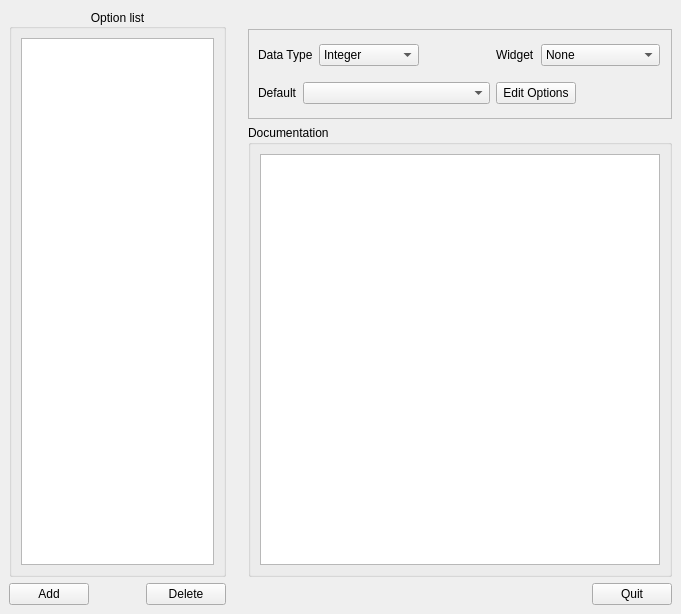
<ui version="4.0" >
 <author></author>
 <comment></comment>
 <exportmacro></exportmacro>
 <class>OptionDatabaseForm</class>
 <widget class="QWidget" name="OptionDatabaseForm" >
  <property name="geometry" >
   <rect>
    <x>0</x>
    <y>0</y>
    <width>681</width>
    <height>566</height>
   </rect>
  </property>
  <property name="sizePolicy" >
   <sizepolicy>
    <hsizetype>0</hsizetype>
    <vsizetype>0</vsizetype>
    <horstretch>0</horstretch>
    <verstretch>0</verstretch>
   </sizepolicy>
  </property>
  <property name="windowTitle" >
   <string>Form</string>
  </property>
  <layout class="QHBoxLayout" >
   <property name="margin" >
    <number>9</number>
   </property>
   <property name="spacing" >
    <number>6</number>
   </property>
   <item>
    <layout class="QVBoxLayout" >
     <property name="margin" >
      <number>0</number>
     </property>
     <property name="spacing" >
      <number>6</number>
     </property>
     <item>
      <widget class="QGroupBox" name="groupBox_2" >
       <property name="sizePolicy" >
        <sizepolicy>
         <hsizetype>7</hsizetype>
         <vsizetype>7</vsizetype>
         <horstretch>1</horstretch>
         <verstretch>1</verstretch>
        </sizepolicy>
       </property>
       <property name="title" >
        <string>Option list</string>
       </property>
       <property name="alignment" >
        <set>Qt::AlignCenter</set>
       </property>
       <layout class="QVBoxLayout" >
        <property name="margin" >
         <number>9</number>
        </property>
        <property name="spacing" >
         <number>6</number>
        </property>
        <item>
         <widget class="QListWidget" name="optionList" >
          <property name="sizePolicy" >
           <sizepolicy>
            <hsizetype>7</hsizetype>
            <vsizetype>7</vsizetype>
            <horstretch>1</horstretch>
            <verstretch>0</verstretch>
           </sizepolicy>
          </property>
          <property name="minimumSize" >
           <size>
            <width>0</width>
            <height>20</height>
           </size>
          </property>
         </widget>
        </item>
       </layout>
      </widget>
     </item>
     <item>
      <layout class="QHBoxLayout" >
       <property name="margin" >
        <number>0</number>
       </property>
       <property name="spacing" >
        <number>6</number>
       </property>
       <item>
        <widget class="QPushButton" name="addButton" >
         <property name="text" >
          <string>Add</string>
         </property>
        </widget>
       </item>
       <item>
        <spacer>
         <property name="orientation" >
          <enum>Qt::Horizontal</enum>
         </property>
         <property name="sizeHint" >
          <size>
           <width>40</width>
           <height>20</height>
          </size>
         </property>
        </spacer>
       </item>
       <item>
        <widget class="QPushButton" name="deleteButton" >
         <property name="text" >
          <string>Delete</string>
         </property>
        </widget>
       </item>
      </layout>
     </item>
    </layout>
   </item>
   <item>
    <spacer>
     <property name="orientation" >
      <enum>Qt::Horizontal</enum>
     </property>
     <property name="sizeType" >
      <enum>QSizePolicy::Fixed</enum>
     </property>
     <property name="sizeHint" >
      <size>
       <width>16</width>
       <height>596</height>
      </size>
     </property>
    </spacer>
   </item>
   <item>
    <layout class="QVBoxLayout" >
     <property name="margin" >
      <number>0</number>
     </property>
     <property name="spacing" >
      <number>6</number>
     </property>
     <item>
      <spacer>
       <property name="orientation" >
        <enum>Qt::Vertical</enum>
       </property>
       <property name="sizeHint" >
        <size>
         <width>424</width>
         <height>20</height>
        </size>
       </property>
      </spacer>
     </item>
     <item>
      <widget class="QFrame" name="frame" >
       <property name="frameShape" >
        <enum>QFrame::StyledPanel</enum>
       </property>
       <property name="frameShadow" >
        <enum>QFrame::Sunken</enum>
       </property>
       <layout class="QHBoxLayout" >
        <property name="margin" >
         <number>9</number>
        </property>
        <property name="spacing" >
         <number>6</number>
        </property>
        <item>
         <layout class="QGridLayout" >
          <property name="margin" >
           <number>0</number>
          </property>
          <property name="spacing" >
           <number>6</number>
          </property>
          <item row="0" column="0" >
           <layout class="QHBoxLayout" >
            <property name="margin" >
             <number>0</number>
            </property>
            <property name="spacing" >
             <number>6</number>
            </property>
            <item>
             <widget class="QLabel" name="label" >
              <property name="text" >
               <string>Data Type</string>
              </property>
             </widget>
            </item>
            <item>
             <widget class="QComboBox" name="typeCombo" >
              <property name="sizePolicy" >
               <sizepolicy>
                <hsizetype>3</hsizetype>
                <vsizetype>0</vsizetype>
                <horstretch>0</horstretch>
                <verstretch>0</verstretch>
               </sizepolicy>
              </property>
              <property name="minimumSize" >
               <size>
                <width>100</width>
                <height>0</height>
               </size>
              </property>
              <item>
               <property name="text" >
                <string>Integer</string>
               </property>
              </item>
              <item>
               <property name="text" >
                <string>Logical</string>
               </property>
              </item>
              <item>
               <property name="text" >
                <string>String</string>
               </property>
              </item>
              <item>
               <property name="text" >
                <string>Real</string>
               </property>
              </item>
              <item>
               <property name="text" >
                <string>Array</string>
               </property>
              </item>
             </widget>
            </item>
            <item>
             <spacer>
              <property name="orientation" >
               <enum>Qt::Horizontal</enum>
              </property>
              <property name="sizeType" >
               <enum>QSizePolicy::Expanding</enum>
              </property>
              <property name="sizeHint" >
               <size>
                <width>86</width>
                <height>32</height>
               </size>
              </property>
             </spacer>
            </item>
           </layout>
          </item>
          <item row="1" column="0" >
           <layout class="QHBoxLayout" >
            <property name="margin" >
             <number>0</number>
            </property>
            <property name="spacing" >
             <number>6</number>
            </property>
            <item>
             <widget class="QLabel" name="label_4" >
              <property name="sizePolicy" >
               <sizepolicy>
                <hsizetype>1</hsizetype>
                <vsizetype>1</vsizetype>
                <horstretch>0</horstretch>
                <verstretch>0</verstretch>
               </sizepolicy>
              </property>
              <property name="text" >
               <string>Default</string>
              </property>
             </widget>
            </item>
            <item>
             <widget class="QComboBox" name="optionsCombo" >
              <property name="sizePolicy" >
               <sizepolicy>
                <hsizetype>3</hsizetype>
                <vsizetype>0</vsizetype>
                <horstretch>0</horstretch>
                <verstretch>0</verstretch>
               </sizepolicy>
              </property>
              <property name="minimumSize" >
               <size>
                <width>150</width>
                <height>0</height>
               </size>
              </property>
              <property name="editable" >
               <bool>false</bool>
              </property>
             </widget>
            </item>
           </layout>
          </item>
          <item row="0" column="1" >
           <layout class="QHBoxLayout" >
            <property name="margin" >
             <number>0</number>
            </property>
            <property name="spacing" >
             <number>6</number>
            </property>
            <item>
             <widget class="QLabel" name="label_5" >
              <property name="sizePolicy" >
               <sizepolicy>
                <hsizetype>1</hsizetype>
                <vsizetype>1</vsizetype>
                <horstretch>0</horstretch>
                <verstretch>0</verstretch>
               </sizepolicy>
              </property>
              <property name="text" >
               <string>Widget</string>
              </property>
             </widget>
            </item>
            <item>
             <widget class="QComboBox" name="widgetCombo" >
              <property name="sizePolicy" >
               <sizepolicy>
                <hsizetype>1</hsizetype>
                <vsizetype>0</vsizetype>
                <horstretch>0</horstretch>
                <verstretch>0</verstretch>
               </sizepolicy>
              </property>
              <item>
               <property name="text" >
                <string>None</string>
               </property>
              </item>
              <item>
               <property name="text" >
                <string>Combo box</string>
               </property>
              </item>
              <item>
               <property name="text" >
                <string>Check box</string>
               </property>
              </item>
              <item>
               <property name="text" >
                <string>Line edit</string>
               </property>
              </item>
              <item>
               <property name="text" >
                <string>Spin box</string>
               </property>
              </item>
              <item>
               <property name="text" >
                <string>Double spin box</string>
               </property>
              </item>
              <item>
               <property name="text" >
                <string>Radio button</string>
               </property>
              </item>
             </widget>
            </item>
           </layout>
          </item>
          <item row="1" column="1" >
           <layout class="QHBoxLayout" >
            <property name="margin" >
             <number>0</number>
            </property>
            <property name="spacing" >
             <number>6</number>
            </property>
            <item>
             <widget class="QPushButton" name="editButton" >
              <property name="sizePolicy" >
               <sizepolicy>
                <hsizetype>1</hsizetype>
                <vsizetype>0</vsizetype>
                <horstretch>0</horstretch>
                <verstretch>0</verstretch>
               </sizepolicy>
              </property>
              <property name="text" >
               <string>Edit Options</string>
              </property>
             </widget>
            </item>
            <item>
             <spacer>
              <property name="orientation" >
               <enum>Qt::Horizontal</enum>
              </property>
              <property name="sizeType" >
               <enum>QSizePolicy::Expanding</enum>
              </property>
              <property name="sizeHint" >
               <size>
                <width>51</width>
                <height>32</height>
               </size>
              </property>
             </spacer>
            </item>
           </layout>
          </item>
         </layout>
        </item>
        <item>
         <spacer>
          <property name="orientation" >
           <enum>Qt::Horizontal</enum>
          </property>
          <property name="sizeType" >
           <enum>QSizePolicy::Expanding</enum>
          </property>
          <property name="sizeHint" >
           <size>
            <width>16</width>
            <height>70</height>
           </size>
          </property>
         </spacer>
        </item>
       </layout>
      </widget>
     </item>
     <item>
      <widget class="QGroupBox" name="groupBox" >
       <property name="sizePolicy" >
        <sizepolicy>
         <hsizetype>7</hsizetype>
         <vsizetype>7</vsizetype>
         <horstretch>2</horstretch>
         <verstretch>1</verstretch>
        </sizepolicy>
       </property>
       <property name="minimumSize" >
        <size>
         <width>300</width>
         <height>250</height>
        </size>
       </property>
       <property name="title" >
        <string>Documentation</string>
       </property>
       <layout class="QVBoxLayout" >
        <property name="margin" >
         <number>9</number>
        </property>
        <property name="spacing" >
         <number>6</number>
        </property>
        <item>
         <widget class="QTextEdit" name="descriptionText" >
          <property name="sizePolicy" >
           <sizepolicy>
            <hsizetype>7</hsizetype>
            <vsizetype>7</vsizetype>
            <horstretch>0</horstretch>
            <verstretch>1</verstretch>
           </sizepolicy>
          </property>
         </widget>
        </item>
       </layout>
      </widget>
     </item>
     <item>
      <layout class="QHBoxLayout" >
       <property name="margin" >
        <number>0</number>
       </property>
       <property name="spacing" >
        <number>6</number>
       </property>
       <item>
        <spacer>
         <property name="orientation" >
          <enum>Qt::Horizontal</enum>
         </property>
         <property name="sizeHint" >
          <size>
           <width>211</width>
           <height>20</height>
          </size>
         </property>
        </spacer>
       </item>
       <item>
        <widget class="QPushButton" name="quitButton" >
         <property name="text" >
          <string>Quit</string>
         </property>
        </widget>
       </item>
      </layout>
     </item>
    </layout>
   </item>
  </layout>
 </widget>
 <layoutdefault spacing="6" margin="11" />
 <pixmapfunction></pixmapfunction>
 <resources/>
 <connections/>
</ui>
